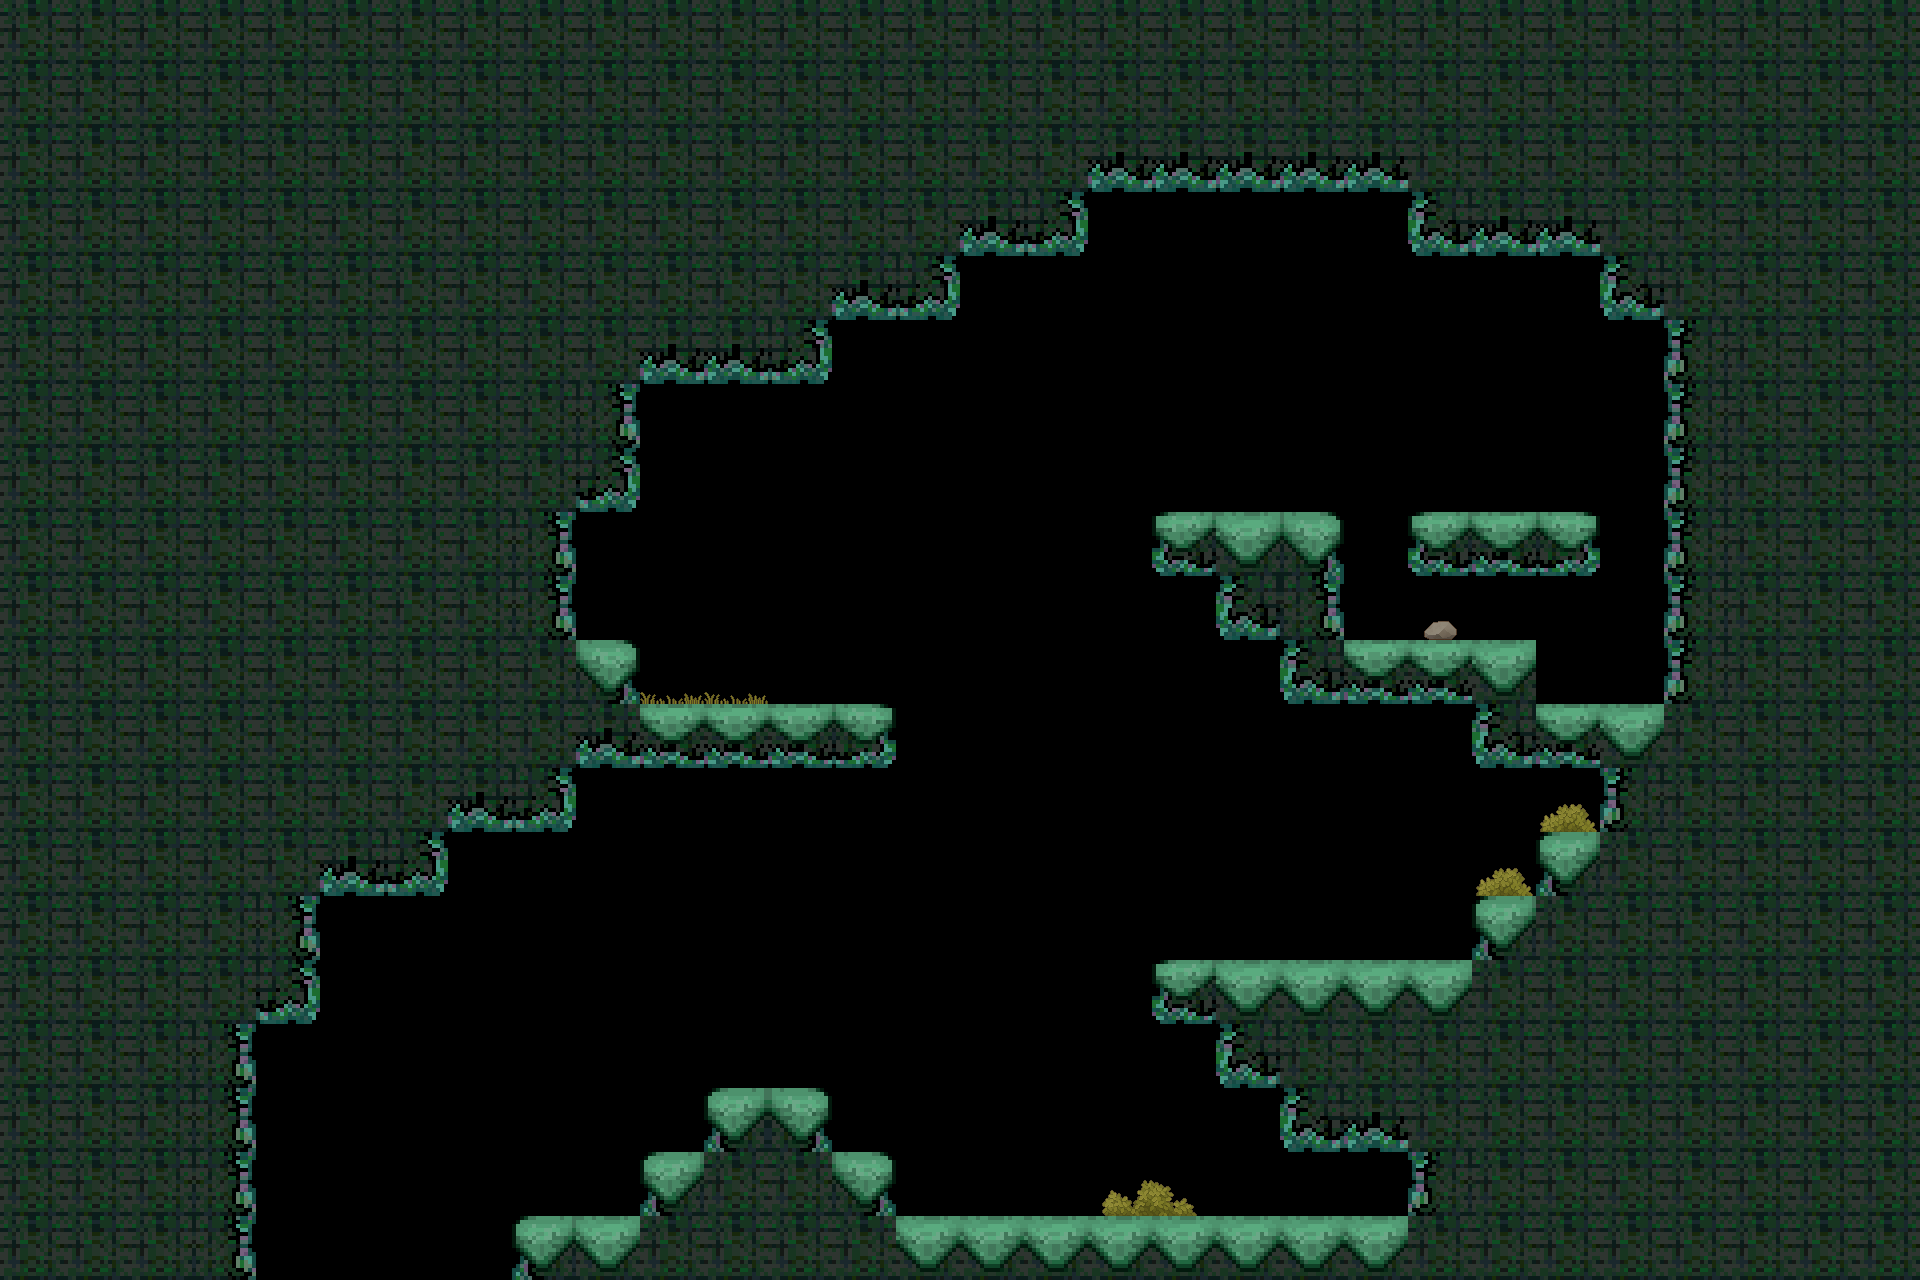

Rendered tile map (Tiled .tmx) drawn with the repository's tilesets; below, a short description and the full map source, tile grids included:
An orthogonal 30x20 tile map with 64x64 px tiles, 2 tile layers (tiles, deco), 2 tilesets and 8 objects (S, end).

<map version="1.4" tiledversion="1.4.3" orientation="orthogonal" renderorder="right-down" width="30" height="20" tilewidth="64" tileheight="64" infinite="0" nextlayerid="6" nextobjectid="13">
 <tileset firstgid="1" source="../level0.tsx" />
 <tileset firstgid="17" source="../deco1.tsx" />
 <layer id="1" name="tiles" width="30" height="20">
  <data encoding="csv">
6,6,6,6,6,6,6,6,6,6,6,6,6,6,6,6,6,6,6,6,6,6,6,6,6,6,6,6,6,6,
6,6,6,6,6,6,6,6,6,6,6,6,6,6,6,6,6,6,6,6,6,6,6,6,6,6,6,6,6,6,
6,6,6,6,6,6,6,6,6,6,6,6,6,6,6,6,6,10,10,10,10,10,6,6,6,6,6,6,6,6,
6,6,6,6,6,6,6,6,6,6,6,6,6,6,6,10,11,0,0,0,0,0,9,10,10,6,6,6,6,6,
6,6,6,6,6,6,6,6,6,6,6,6,6,10,11,0,0,0,0,0,0,0,0,0,0,9,6,6,6,6,
6,6,6,6,6,6,6,6,6,6,10,10,11,0,0,0,0,0,0,0,0,0,0,0,0,0,5,6,6,6,
6,6,6,6,6,6,6,6,6,7,0,0,0,0,0,0,0,0,0,0,0,0,0,0,0,0,5,6,6,6,
6,6,6,6,6,6,6,6,6,11,0,0,0,0,0,0,0,0,0,0,0,0,0,0,0,0,5,6,6,6,
6,6,6,6,6,6,6,6,7,0,0,0,0,0,0,0,0,0,13,2,3,0,13,14,15,0,5,6,6,6,
6,6,6,6,6,6,6,6,7,0,0,0,0,0,0,0,0,0,0,9,7,0,0,0,0,0,5,6,6,6,
6,6,6,6,6,6,6,6,6,3,0,0,0,0,0,0,0,0,0,0,9,14,14,2,0,0,5,6,6,6,
6,6,6,6,6,6,6,6,6,10,14,14,14,15,0,0,0,0,0,0,0,0,0,9,14,2,6,6,6,6,
6,6,6,6,6,6,6,10,11,0,0,0,0,0,0,0,0,0,0,0,0,0,0,0,0,5,6,6,6,6,
6,6,6,6,6,10,11,0,0,0,0,0,0,0,0,0,0,0,0,0,0,0,0,0,1,6,6,6,6,6,
6,6,6,6,7,0,0,0,0,0,0,0,0,0,0,0,0,0,0,0,0,0,0,1,6,6,6,6,6,6,
6,6,6,6,11,0,0,0,0,0,0,0,0,0,0,0,0,0,13,2,2,2,2,6,6,6,6,6,6,6,
6,6,6,7,0,0,0,0,0,0,0,0,0,0,0,0,0,0,0,9,6,6,6,6,6,6,6,6,6,6,
6,6,6,7,0,0,0,0,0,0,0,1,3,0,0,0,0,0,0,0,9,10,6,6,6,6,6,6,6,6,
6,6,6,7,0,0,0,0,0,0,1,6,6,3,0,0,0,0,0,0,0,0,5,6,6,6,6,6,6,6,
6,6,6,7,0,0,0,0,1,2,6,6,6,6,2,2,2,2,2,2,2,2,6,6,6,6,6,6,6,6
</data>
 </layer>
 <layer id="5" name="deco" width="30" height="20">
  <data encoding="csv">
0,0,0,0,0,0,0,0,0,0,0,0,0,0,0,0,0,0,0,0,0,0,0,0,0,0,0,0,0,0,
0,0,0,0,0,0,0,0,0,0,0,0,0,0,0,0,0,0,0,0,0,0,0,0,0,0,0,0,0,0,
0,0,0,0,0,0,0,0,0,0,0,0,0,0,0,0,0,0,0,0,0,0,0,0,0,0,0,0,0,0,
0,0,0,0,0,0,0,0,0,0,0,0,0,0,0,0,0,0,0,0,0,0,0,0,0,0,0,0,0,0,
0,0,0,0,0,0,0,0,0,0,0,0,0,0,0,0,0,0,0,0,0,0,0,0,0,0,0,0,0,0,
0,0,0,0,0,0,0,0,0,0,0,0,0,0,0,0,0,0,0,0,0,0,0,0,0,0,0,0,0,0,
0,0,0,0,0,0,0,0,0,0,0,0,0,0,0,0,0,0,0,0,0,0,0,0,0,0,0,0,0,0,
0,0,0,0,0,0,0,0,0,0,0,0,0,0,0,0,0,0,0,0,0,0,0,0,0,0,0,0,0,0,
0,0,0,0,0,0,0,0,0,0,0,0,0,0,0,0,0,0,0,0,0,0,0,0,0,0,0,0,0,0,
0,0,0,0,0,0,0,0,0,0,0,0,0,0,0,0,0,0,0,0,0,0,22,0,0,0,0,0,0,0,
0,0,0,0,0,0,0,0,0,0,31,31,0,0,0,0,0,0,0,0,0,0,0,0,0,0,0,0,0,0,
0,0,0,0,0,0,0,0,0,0,0,0,0,0,0,0,0,0,0,0,0,0,0,0,0,0,0,0,0,0,
0,0,0,0,0,0,0,0,0,0,0,0,0,0,0,0,0,0,0,0,0,0,0,0,17,0,0,0,0,0,
0,0,0,0,0,0,0,0,0,0,0,0,0,0,0,0,0,0,0,0,0,0,0,17,0,0,0,0,0,0,
0,0,0,0,0,0,0,0,0,0,0,0,0,0,0,0,0,0,0,0,0,0,0,0,0,0,0,0,0,0,
0,0,0,0,0,0,0,0,0,0,0,0,0,0,0,0,0,0,0,0,0,0,0,0,0,0,0,0,0,0,
0,0,0,0,0,0,0,0,0,0,0,0,0,0,0,0,0,0,0,0,0,0,0,0,0,0,0,0,0,0,
0,0,0,0,0,0,0,0,0,0,0,0,0,0,0,0,0,0,0,0,0,0,0,0,0,0,0,0,0,0,
0,0,0,0,0,0,0,0,0,0,0,0,0,0,0,0,0,20,21,0,0,0,0,0,0,0,0,0,0,0,
0,0,0,0,0,0,0,0,0,0,0,0,0,0,0,0,0,0,0,0,0,0,0,0,0,0,0,0,0,0
</data>
 </layer>
 <objectgroup id="3" name="conx">
  <object id="6" name="S" x="256" y="1216" width="256" height="64" />
 </objectgroup>
 <objectgroup id="4" name="spawns">
  <object id="4" name="end" x="1472" y="512">
   <point />
  </object>
  <object id="7" x="832" y="640">
   <point />
  </object>
  <object id="8" x="1280" y="896">
   <point />
  </object>
  <object id="9" x="1024" y="1152">
   <point />
  </object>
 </objectgroup>
 <objectgroup id="2" name="collision">
  <object id="1" x="0" y="0" visible="0">
   <polygon points="0,0 1920,0 1920,1280 512,1280 512,1216 640,1216 640,1152 704,1152 704,1088 832,1088 832,1152 896,1152 896,1216 1408,1216 1408,1152 1280,1152 1280,1088 1216,1088 1216,1024 1152,1024 1152,960 1472,960 1472,896 1536,896 1536,832 1600,832 1600,768 1472,768 1472,704 1280,704 1280,640 1216,640 1216,576 1152,576 1152,512 1344,512 1344,640 1536,640 1536,704 1664,704 1664,320 1600,320 1600,256 1408,256 1408,192 1088,192 1088,256 960,256 960,320 832,320 832,384 640,384 640,512 576,512 576,640 640,640 640,704 896,704 896,768 576,768 576,832 448,832 448,896 320,896 320,1024 256,1024 256,1280 0,1280" />
  </object>
  <object id="2" x="1408" y="512" visible="0">
   <polygon points="0,0 192,0 192,64 0,64" />
  </object>
  <object id="12" x="32" y="32">
   <polygon points="0,0 0,1216 1856,1216 1856,0" />
  </object>
 </objectgroup>
</map>
